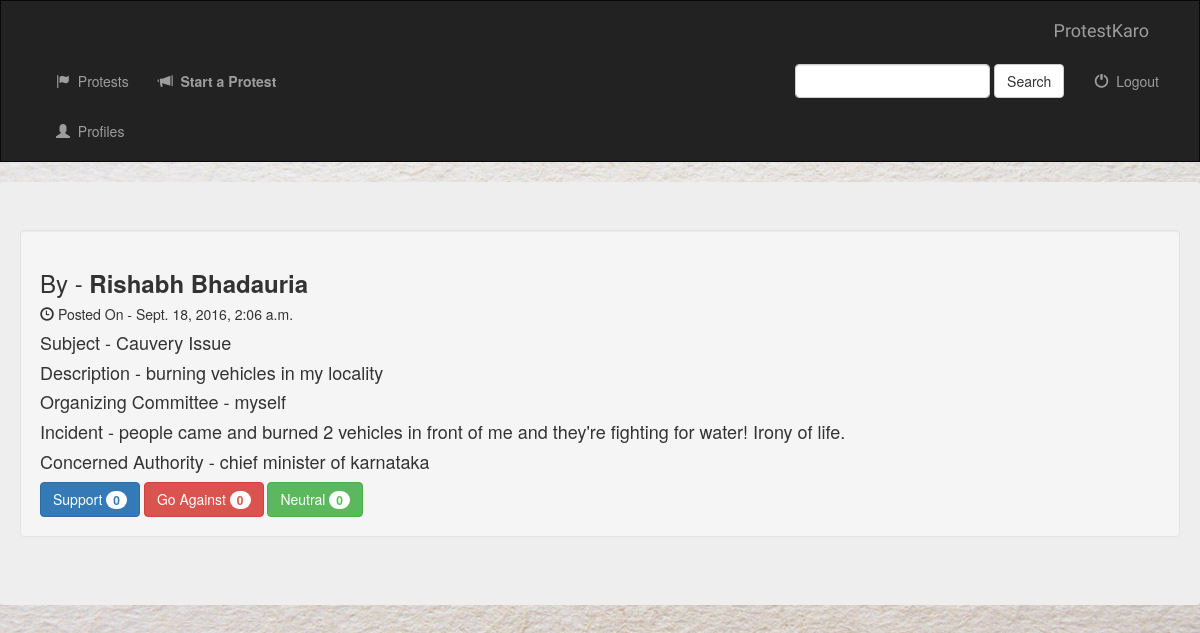
The app's page /post/4/ with its own data.
### protest/models.py (models this page shows, shortened)
class Post(models.Model):
    profile_id = models.ForeignKey(Profile, on_delete=models.CASCADE)
    subject = models.CharField(max_length=100)
    description = models.TextField()
    support_count = models.IntegerField(default=0)
    against_count = models.IntegerField(default=0)
    neutral_count = models.IntegerField(default=0)
    organizing_committee = models.CharField(max_length=100)
    age_group = models.CharField(max_length=25)
    dateTime = models.DateTimeField(auto_now_add=True)
    incident = models.TextField()
    closed = models.BooleanField(default=1)
    picture = models.CharField(max_length=1000)
    tag = models.CharField(max_length=100)
    concerned_authority = models.CharField(max_length=100)

class Profile(models.Model):
    first_name = models.CharField(max_length=25)
    last_name = models.CharField(max_length=25)
    age = models.IntegerField()
    gender = models.CharField(max_length=1)
    location = models.CharField(max_length=100)
    designation = models.CharField(max_length=50)
    about_yourself = models.TextField()
    post_count = models.IntegerField()
    registered_on = models.DateField(auto_now_add=True)
    contact_no = models.IntegerField()
    def __str__(self):
        s = self.first_name+" "+self.last_name
        return s

### protest/views.py (the view)
# urls.py: url(r'^post/(?P<pk>[0-9]+)/$', views.DetailViewPost.as_view(), name='detail_post'),
class DetailViewPost(generic.DetailView):
    model = Post
    template_name = 'protest/detail_post.html'

### protest/templates/protest/detail_post.html (shortened to what this page needs)
<!DOCTYPE html>
<html lang="en">
<head>
    {% extends 'protest/base.html' %}
    {% block body %}
</head>
<body>
    <div class="jumbotron">
        <div class="well">
            <h3> By - <strong>{{ post.profile_id }}</strong></h3>
            <h5><span class="glyphicon glyphicon-time" aria-hidden="true"></span> Posted On - {{ post.dateTime }}</h5>
            <h4>Subject - {{ post.subject }}</h4>
            <h4>Description - {{ post.description }}</h4>
            <h4>Organizing Committee - {{ post.organizing_committee }}</h4>
            <h4>Incident - {{ post.incident }}</h4>
            <h4>Concerned Authority - {{ post.concerned_authority }}</h4>
            <a href="#" class="btn btn-primary">Support <span class="badge">{{ post.support_count }}</span> </a>
            <a href="#" class="btn btn-danger">Go Against <span class="badge">{{ post.against_count }}</span> </a>
            <a href="#" class="btn btn-success">Neutral <span class="badge">{{ post.neutral_count }}</span> </a>
        </div>
    </div>
    {% endblock %}

### protest/static/protest/style.css (style rules this page uses)
body { background: white url("images/background.jpg"); }

### records on screen
Post: profile_id "Rishabh Bhadauria", dateTime "Sept. 18, 2016, 2:06 a.m.", subject "Cauvery Issue", description "burning vehicles in my locality", organizing_committee "myself", incident "people came and burned 2 vehicles in front of me and they're fighting for water! Irony of life.", concerned_authority "chief minister of karnataka", support_count "0", against_count "0", neutral_count "0"
